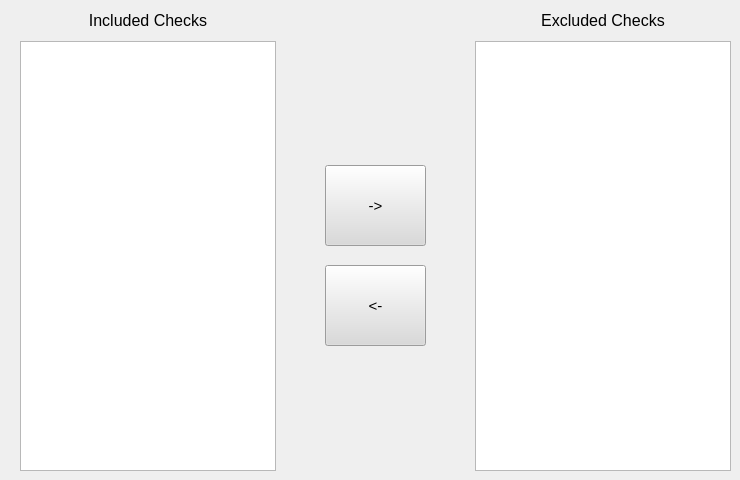
    <widget class="QWidget" name="tab_2">
     <property name="autoFillBackground">
      <bool>false</bool>
     </property>
     <attribute name="title">
      <string>Locations</string>
     </attribute>
     <widget class="QLabel" name="label_7">
      <property name="geometry">
       <rect>
        <x>20</x>
        <y>5</y>
        <width>256</width>
        <height>31</height>
       </rect>
      </property>
      <property name="sizePolicy">
       <sizepolicy hsizetype="Fixed" vsizetype="Fixed">
        <horstretch>0</horstretch>
        <verstretch>0</verstretch>
       </sizepolicy>
      </property>
      <property name="minimumSize">
       <size>
        <width>75</width>
        <height>23</height>
       </size>
      </property>
      <property name="font">
       <font>
        <pointsize>12</pointsize>
        <italic>false</italic>
        <bold>false</bold>
       </font>
      </property>
      <property name="frameShape">
       <enum>QFrame::NoFrame</enum>
      </property>
      <property name="frameShadow">
       <enum>QFrame::Plain</enum>
      </property>
      <property name="text">
       <string>Included Checks</string>
      </property>
      <property name="textFormat">
       <enum>Qt::PlainText</enum>
      </property>
      <property name="alignment">
       <set>Qt::AlignCenter</set>
      </property>
      <property name="wordWrap">
       <bool>false</bool>
      </property>
     </widget>
     <widget class="QLabel" name="label_8">
      <property name="geometry">
       <rect>
        <x>475</x>
        <y>5</y>
        <width>256</width>
        <height>31</height>
       </rect>
      </property>
      <property name="sizePolicy">
       <sizepolicy hsizetype="Fixed" vsizetype="Fixed">
        <horstretch>0</horstretch>
        <verstretch>0</verstretch>
       </sizepolicy>
      </property>
      <property name="minimumSize">
       <size>
        <width>75</width>
        <height>23</height>
       </size>
      </property>
      <property name="font">
       <font>
        <pointsize>12</pointsize>
        <italic>false</italic>
        <bold>false</bold>
       </font>
      </property>
      <property name="frameShape">
       <enum>QFrame::NoFrame</enum>
      </property>
      <property name="frameShadow">
       <enum>QFrame::Plain</enum>
      </property>
      <property name="text">
       <string>Excluded Checks</string>
      </property>
      <property name="textFormat">
       <enum>Qt::PlainText</enum>
      </property>
      <property name="alignment">
       <set>Qt::AlignCenter</set>
      </property>
      <property name="wordWrap">
       <bool>false</bool>
      </property>
     </widget>
     <widget class="QPushButton" name="excludeButton">
      <property name="geometry">
       <rect>
        <x>325</x>
        <y>165</y>
        <width>101</width>
        <height>81</height>
       </rect>
      </property>
      <property name="font">
       <font>
        <pointsize>11</pointsize>
        <bold>false</bold>
       </font>
      </property>
      <property name="autoFillBackground">
       <bool>false</bool>
      </property>
      <property name="styleSheet">
       <string notr="true">background-color: rgb(218, 218, 218);</string>
      </property>
      <property name="text">
       <string>-&gt;</string>
      </property>
     </widget>
     <widget class="QPushButton" name="includeButton">
      <property name="geometry">
       <rect>
        <x>325</x>
        <y>265</y>
        <width>101</width>
        <height>81</height>
       </rect>
      </property>
      <property name="font">
       <font>
        <pointsize>11</pointsize>
        <bold>false</bold>
       </font>
      </property>
      <property name="autoFillBackground">
       <bool>false</bool>
      </property>
      <property name="styleSheet">
       <string notr="true">background-color: rgb(218, 218, 218);</string>
      </property>
      <property name="text">
       <string>&lt;-</string>
      </property>
     </widget>
     <widget class="QListWidget" name="listWidget">
      <property name="geometry">
       <rect>
        <x>20</x>
        <y>41</y>
        <width>256</width>
        <height>430</height>
       </rect>
      </property>
      <property name="font">
       <font>
        <pointsize>9</pointsize>
       </font>
      </property>
      <property name="frameShape">
       <enum>QFrame::StyledPanel</enum>
      </property>
      <property name="frameShadow">
       <enum>QFrame::Sunken</enum>
      </property>
      <property name="alternatingRowColors">
       <bool>false</bool>
      </property>
      <property name="selectionMode">
       <enum>QAbstractItemView::ExtendedSelection</enum>
      </property>
      <property name="uniformItemSizes">
       <bool>true</bool>
      </property>
      <property name="sortingEnabled">
       <bool>true</bool>
      </property>
     </widget>
     <widget class="QListWidget" name="listWidget_2">
      <property name="geometry">
       <rect>
        <x>475</x>
        <y>41</y>
        <width>256</width>
        <height>430</height>
       </rect>
      </property>
      <property name="font">
       <font>
        <pointsize>9</pointsize>
       </font>
      </property>
      <property name="alternatingRowColors">
       <bool>false</bool>
      </property>
      <property name="selectionMode">
       <enum>QAbstractItemView::ExtendedSelection</enum>
      </property>
      <property name="uniformItemSizes">
       <bool>true</bool>
      </property>
      <property name="sortingEnabled">
       <bool>true</bool>
      </property>
     </widget>
    </widget>
